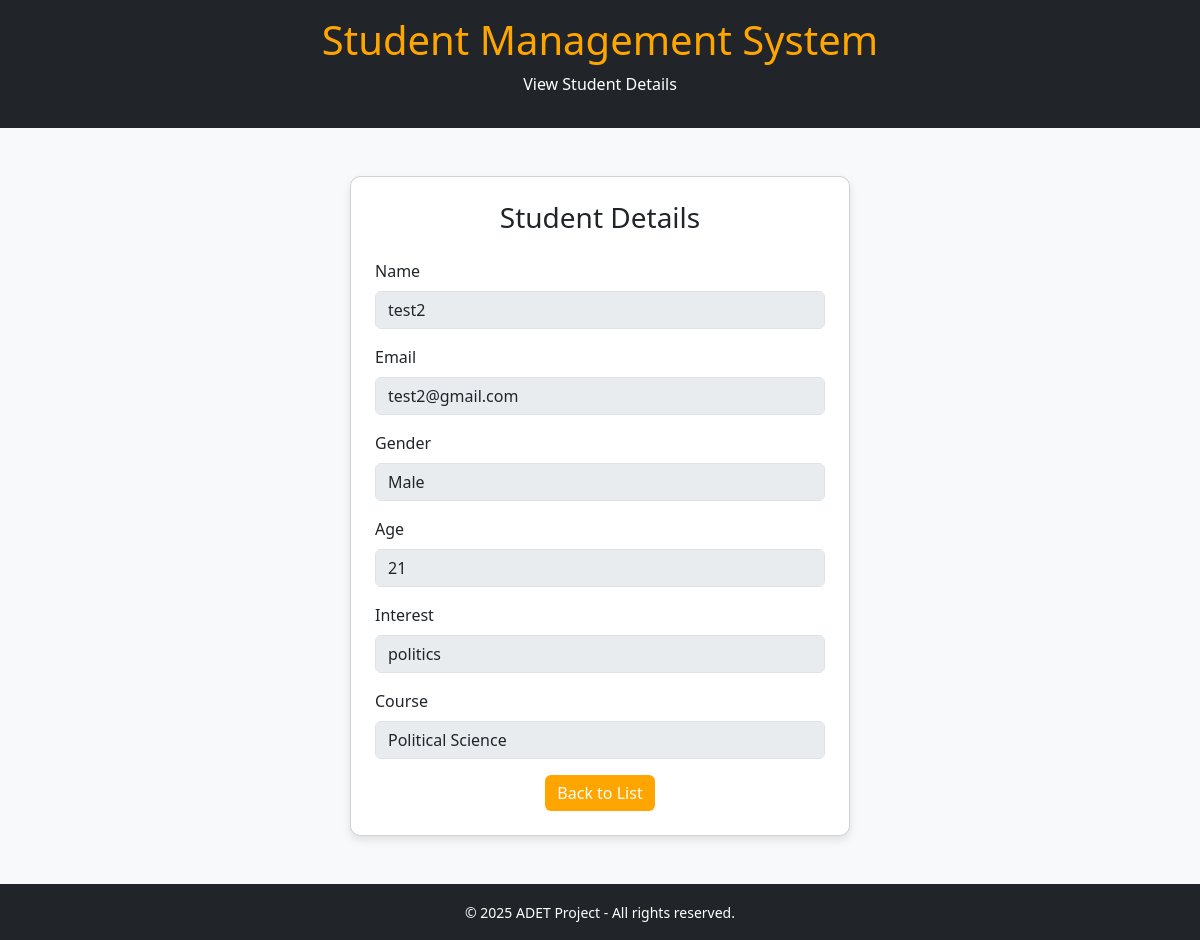
/students/16/, run on the app's committed database.
### students/models.py (models this page shows, shortened)
class StudentInfo(models.Model):
    name = models.CharField(max_length=100, blank=True, default="")
    address = models.CharField(max_length=250, blank=True, default="")
    email = models.EmailField(max_length=100, blank=True, default="")
    gender = models.CharField(
        max_length=10,
        default="",
        choices=[
            ('Male', 'male'),
            ('Female', 'female')
        ]
    )
    age = models.IntegerField(default=0, blank=True)
    interest = models.CharField(max_length=200, blank=True, default="")
    course = models.CharField(max_length=100, blank=True, default="")

### students/views.py (the view)
# urls.py: path('students/<int:pk>/', views.view_students, name='view_students'),
def view_students(request, pk):
    student = get_object_or_404(StudentInfo, pk=pk)
    return render(request, 'students/view.html', {'student': student})

### students/templates/students/view.html (shortened to what this page needs)
<!DOCTYPE html>
<html lang="en">
<head>
    <link href="https://cdn.jsdelivr.net/npm/bootstrap@5.3.3/dist/css/bootstrap.min.css" rel="stylesheet" />
</head>
<body>
    <header class="bg-dark text-white text-center py-3">
        <h1>Student Management System</h1>
        <p>View Student Details</p>
    </header>
    <div class="container mt-5">
        <div class="card p-4 mx-auto" style="max-width: 500px;">
            <h3 class="text-center mb-4">Student Details</h3>
            <div id="studentDetails">
                <div class="mb-3">
                    <label class="form-label">Name</label>
                    <input type="text" class="form-control" value="{{ student.name }}" readonly>
                </div>
                <div class="mb-3">
                    <label class="form-label">Email</label>
                    <input type="email" class="form-control" value="{{ student.email }}" readonly>
                </div>
                <div class="mb-3">
                    <label class="form-label">Gender</label>
                    <input type="text" class="form-control" value="{{ student.gender }}" readonly>
                </div>
                <div class="mb-3">
                    <label class="form-label">Age</label>
                    <input type="number" class="form-control" value="{{ student.age }}" readonly>
                </div>
                <div class="mb-3">
                    <label class="form-label">Interest</label>
                    <input type="text" class="form-control" value="{{ student.interest }}" readonly>
                </div>
                <div class="mb-3">
                    <label class="form-label">Course</label>
                    <input type="text" class="form-control" value="{{ student.course }}" readonly>
                </div>
                <div class="d-flex justify-content-center">
                    <a href="{% url 'home' %}" class="btn btn-primary">Back to List</a>
                </div>
            </div>
        </div>
    </div>
    <footer class="bg-dark text-white text-center py-3 mt-5">
        <small>© 2025 ADET Project - All rights reserved.</small>
    </footer>
</body>
</html>

### students/templates/students/view.html (style rules this page uses)
body { background: #f8f9fa; color: #000; }
header, footer { background-color: #000; }
h1 { color: #ffa500; }
.btn-primary { background-color: #ffa500; border: none; }
.card { border-radius: 10px; box-shadow: 0 4px 8px rgba(0, 0, 0, 0.1); }
.form-label { font-weight: 500; }
.form-control[readonly] { background-color: #e9ecef; opacity: 1; }

### data on the page
StudentInfo: name "test2", email "test2@gmail.com", gender "Male", age "21", interest "politics", course "Political Science"
